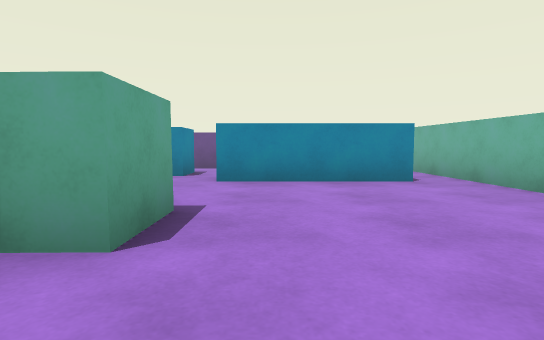
View 1 (above)

17 first-person views from a walk through a 3-D level made in the Unity game engine. The camera is 0.59 m above the floor, tilts 4° down and sees 80° across. The floor is counted in squares, 1 m on a side. Each view is taken from the middle of a square. On the plan, view 1 faces up. The plan holds only what a view shows up to about 9 squares ahead; the rest is blank. The player is left out. Surface patterns are stand-ins for the level's own textures.

View 2
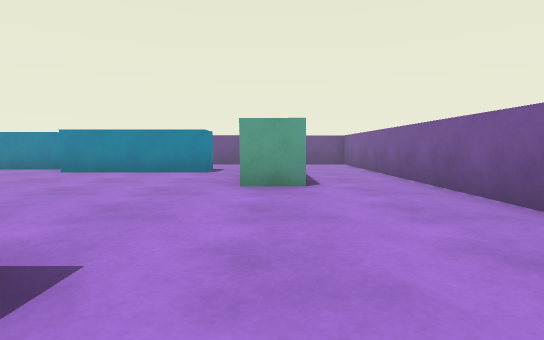

View 3
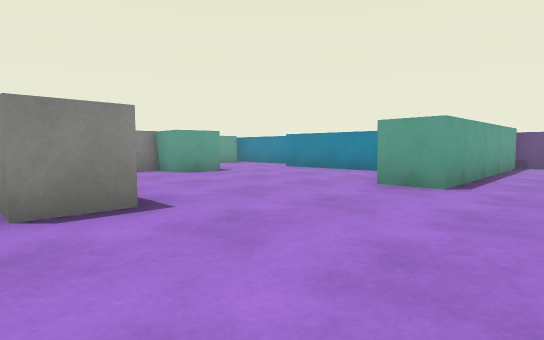

View 4
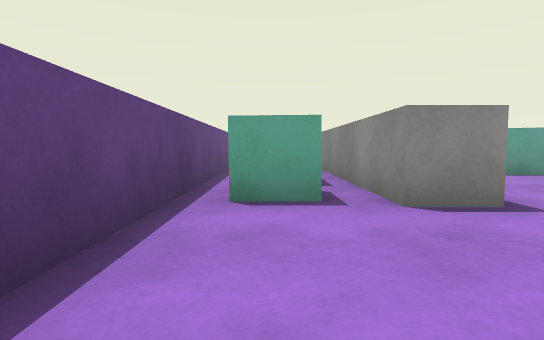

View 5
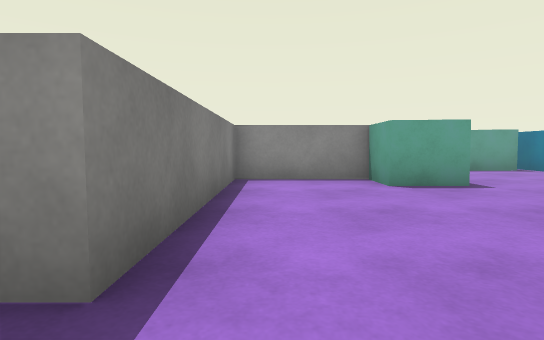

View 6
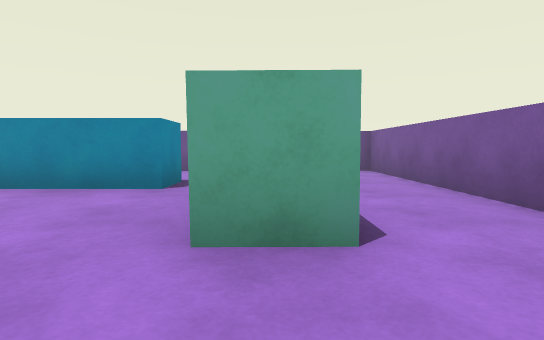

View 7
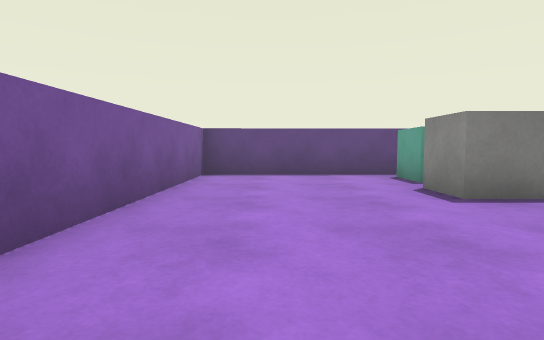

View 8
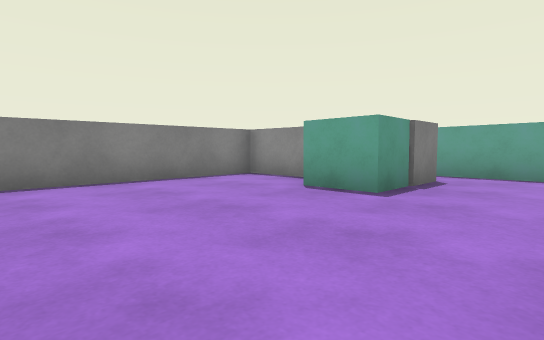

View 9
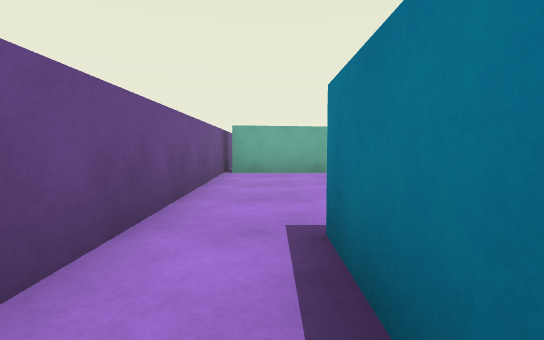

View 10
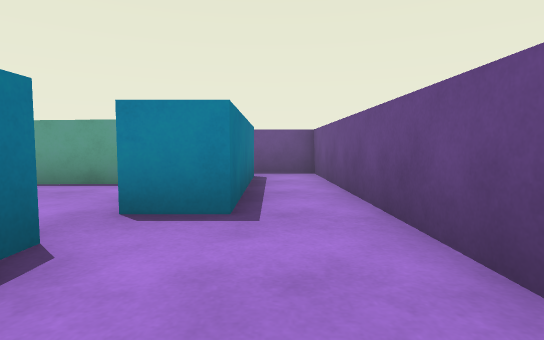

View 11
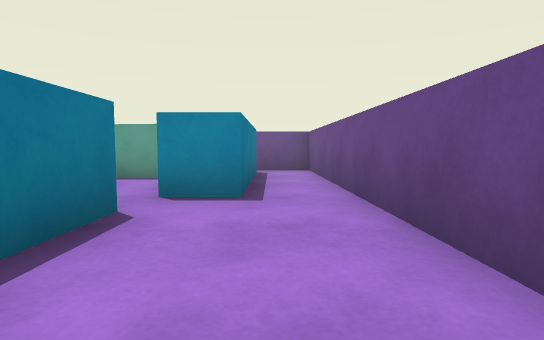

View 12
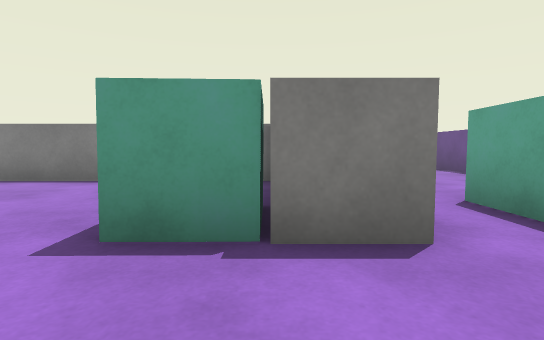

View 13
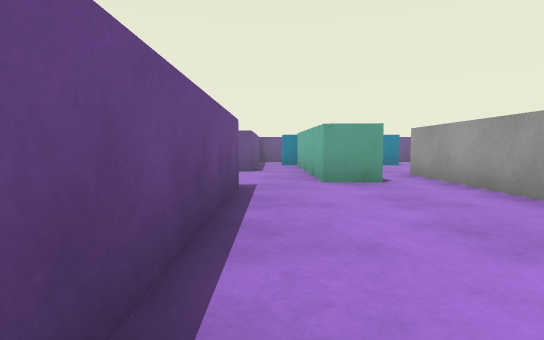

View 14
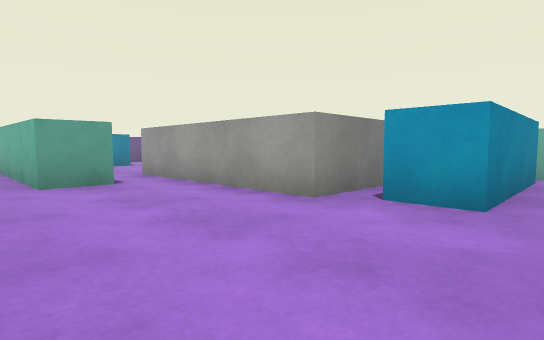

View 15
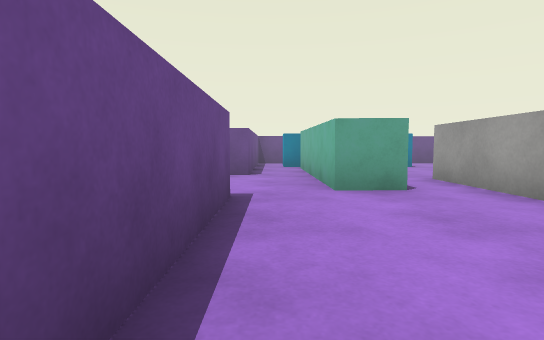

View 16
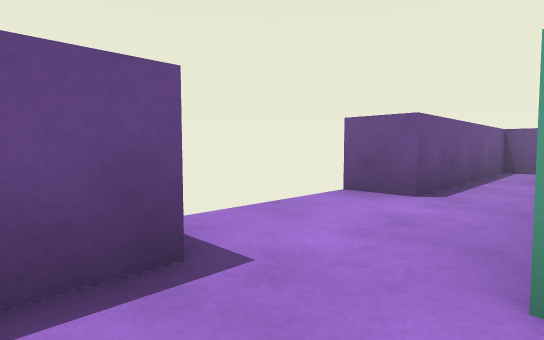

View 17
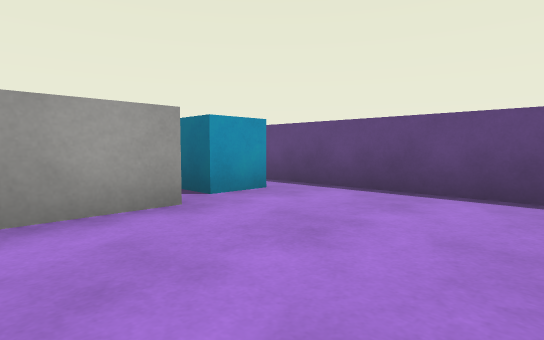

### Floor plan
Ten units are one square. View 1 is at (0, 0); x grows to the right and y downward. Boxes are objects, and circles mark ways between rooms. Rooms are numbered by the first view taken in them; rooms with no view inside come last. Other rooms are left out.
<svg viewBox="-80 -97 150 144">
<path fill="none" stroke="#000" d="M35 -41 35 -56M24 -56 -10 -56M-18 -19 -18 7 28 7 28 17 16 17M-30 -31 -19 -31M-18 -67 -49 -67M-4 41 65 40 65 -92 40 -92M44 -90 45 -29 34 -29M-42 -63 -41 -14M-56 -76 -18 -76M-16 -91 -65 -90 -65 -75M24 -66 24 -56M-10 -66 4 -66M-18 -76 -18 -67M35 -56 34 -90M40 -92 -16 -91M-41 -14 -51 -14M-26 33 -26 23 -18 23M-65 -9 -65 39M-56 42 -4 41M16 17 -30 17 -30 -31M-51 -14 -52 -60M-65 -75 -65 -39 -75 -39"/>
<rect x="-15" y="-35" width="10" height="20" fill="#bbb"><title>block</title></rect>
<rect x="15" y="25" width="10" height="10" fill="#bbb"><title>cube</title></rect>
<circle cx="-10" cy="-70" r="3" fill="#2a7"/>
<circle cx="30" cy="-60" r="3" fill="#2a7"/>
<circle cx="10" cy="20" r="3" fill="#2a7"/>
<circle cx="-20" cy="-80" r="3" fill="#2a7"/>
<circle cx="-60" cy="-70" r="3" fill="#2a7"/>
<circle cx="-60" cy="-20" r="3" fill="#2a7"/>
<text x="30" y="-20">1</text>
<text x="-40" y="-80">2</text>
<text x="10" y="-70">3</text>
<text x="-40" y="10">4</text>
<text x="-60" y="-40">5</text>
</svg>
Room 1 opens to room 3. Room 1 opens to room 4. Room 2 opens to room 3. Room 2 opens to room 5. Room 4 opens to room 5.

Where each view was taken, in squares from view 1:
view 1: 0 up, 0 right, facing up
view 2: 2 down, 4 right, facing up
view 3: 2 down, 6 right, facing up-left
view 4: 3 down, 6 right, facing left
view 5: 0 up, 4 right, facing left
view 6: 1 up, 4 right, facing up
view 7: 3 up, 5 right, facing down
view 8: 5 up, 3 right, facing down-left
view 9: 8 up, 4 left, facing right
view 10: 8 up, 1 right, facing left
view 11: 8 up, 2 right, facing left
view 12: 5 up, 2 left, facing down
view 13: 4 down, 6 left, facing up
view 14: 4 down, 6 left, facing up-right
view 15: 3 down, 6 left, facing up
view 16: 0 up, 5 left, facing up-left
view 17: 0 up, 6 left, facing down-right
